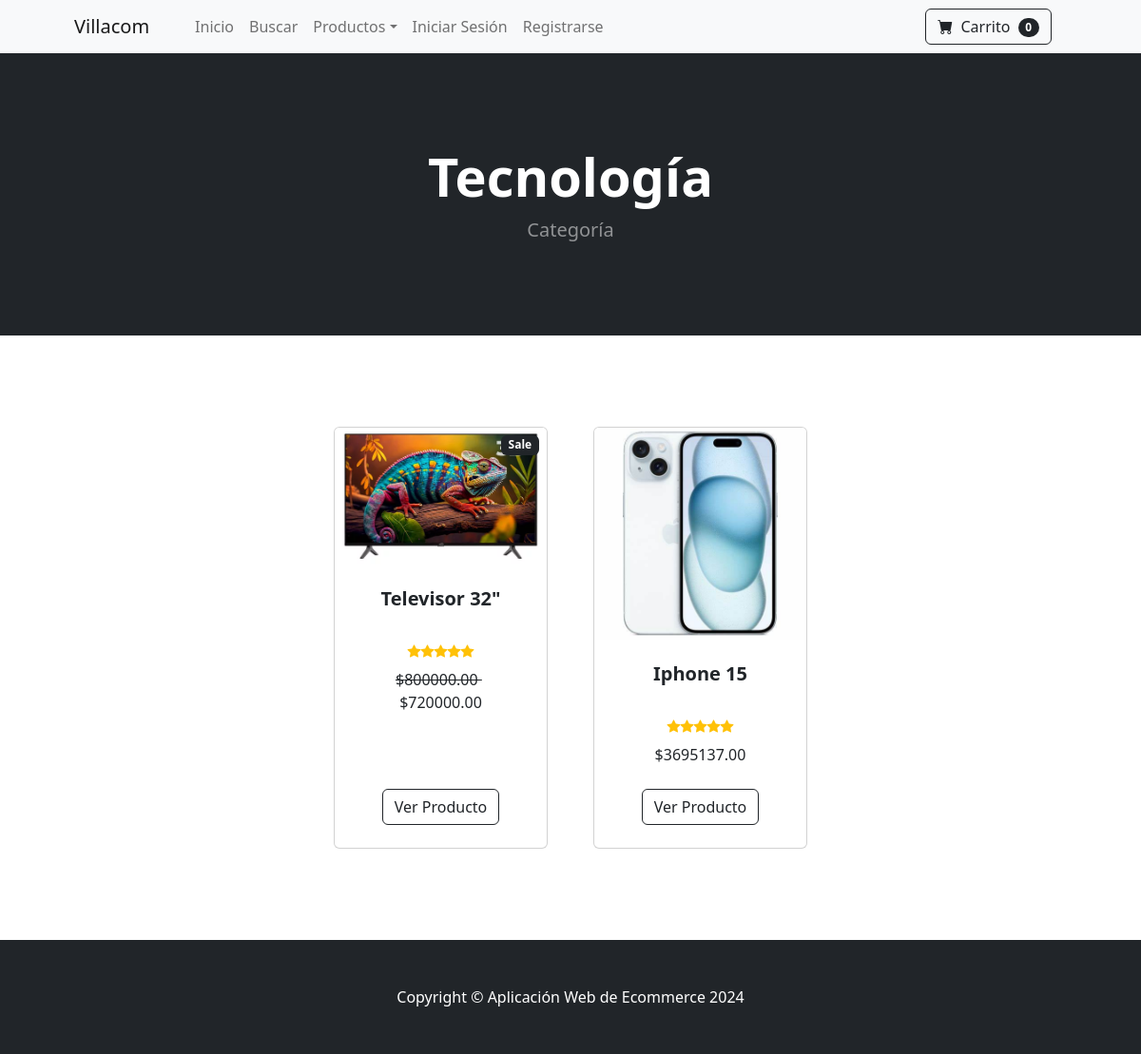
The app's page /category/Tecnología with its own data.
### store/models.py (models this page shows, shortened)
class Category(models.Model):
    name = models.CharField(max_length=50)
    def __str__(self):
        return self.name
    class Meta:
        verbose_name_plural = 'categorias'

class Product(models.Model):
    business = models.ForeignKey(Business, on_delete=models.CASCADE)
    name = models.CharField(max_length=50)
    price = models.DecimalField(default=0, decimal_places=2, max_digits=11)
    category = models.ForeignKey(Category, on_delete=models.CASCADE, default=1)
    description = models.CharField(max_length=250, default='', blank=True, null=True)
    image = models.ImageField(upload_to='uploads/product/')
    is_sale = models.BooleanField(default=False)
    sale_price = models.DecimalField(default=0, decimal_places=2, max_digits=11)
    class Meta:
        verbose_name_plural = 'productos'

### store/views.py (the view)
# urls.py: path('category/<str:foo>', views.category, name='category'),
def category(request, foo):
    foo = foo.replace('-', ' ')
    try:
        category = Category.objects.get(name=foo)
        products = Product.objects.filter(category=category)
        return render(request, 'category.html', {'products': products, 'category': category})
    except:
        messages.success(request, ("La Categoría No Existe"))
        return redirect('home')

### cart/cart.py (called while the page is built)
    def __len__(self):
        return len(self.cart)

### cart/context_processors.py (called while the page is built)
def cart(request):
    return {'cart': Cart(request)}

### store/templates/category.html (shortened to what this page needs)
{% extends 'base.html' %}
{% block content %}
        <header class="bg-dark py-5">
            <div class="container px-4 px-lg-5 my-5">
                <div class="text-center text-white">
                    <h1 class="display-4 fw-bolder">{{ category }}</h1>
                    <p class="lead fw-normal text-white-50 mb-0">Categoría</p>
                </div>
            </div>
        </header>
        <section class="py-5">
            <div class="container px-4 px-lg-5 mt-5">
                <div class="row gx-4 gx-lg-5 row-cols-2 row-cols-md-3 row-cols-xl-4 justify-content-center">
                    {% if products %}
                        {% for product in products %}
                            <div class="col mb-5">
                                <div class="card h-100">
                                    {% if product.is_sale %}
                                        <div class="badge bg-dark text-white position-absolute" style="top: 0.5rem; right: 0.5rem">Sale</div>
                                    {% endif %}
                                    <img class="card-img-top" src="{{ product.image.url }}" alt="..." />
                                    <div class="card-body p-4">
                                        <div class="text-center">
                                            <h5 class="fw-bolder">{{ product.name }}</h5>
                                            <br>
                                            <div class="d-flex justify-content-center small text-warning mb-2">
                                                <div class="bi-star-fill"></div>
                                                <div class="bi-star-fill"></div>
                                                <div class="bi-star-fill"></div>
                                                <div class="bi-star-fill"></div>
                                                <div class="bi-star-fill"></div>
                                            </div>
                                            {% if product.is_sale %}
                                                <strike> ${{ product.price }} </strike>
                                                ${{ product.sale_price }}
                                            {% else %}
                                                ${{ product.price }}
                                            {% endif %}
                                        </div>
                                    </div>
                                    <div class="card-footer p-4 pt-0 border-top-0 bg-transparent">
                                        <div class="text-center"><a class="btn btn-outline-dark mt-auto" href="{% url 'product' product.id %}">Ver Producto</a></div>
                                    </div>
                                </div>
                            </div>
                        {% endfor %}
                    {% endif %}
                </div>
            </div>
        </section>
{% endblock %}

### records on screen
Category: name "Tecnología"
Product: is_sale "Sale", image (picture), name "Televisor 32\"", price "800000.00", sale_price "720000.00"
Product: image (picture), name "Iphone 15", price "3695137.00"

### other values on screen
{{ cart|length }} "0"
